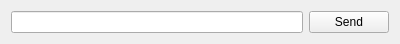
<?xml version="1.0" encoding="UTF-8"?>
<ui version="4.0">
 <class>SendMsgWidget</class>
 <widget class="QWidget" name="SendMsgWidget">
  <property name="geometry">
   <rect>
    <x>0</x>
    <y>0</y>
    <width>400</width>
    <height>41</height>
   </rect>
  </property>
  <property name="windowTitle">
   <string>Form</string>
  </property>
  <layout class="QHBoxLayout" name="horizontalLayout">
   <item>
    <widget class="QLineEdit" name="lineEdit"/>
   </item>
   <item>
    <widget class="QPushButton" name="pushButton">
     <property name="text">
      <string>Send</string>
     </property>
    </widget>
   </item>
  </layout>
 </widget>
 <resources/>
 <connections/>
</ui>
